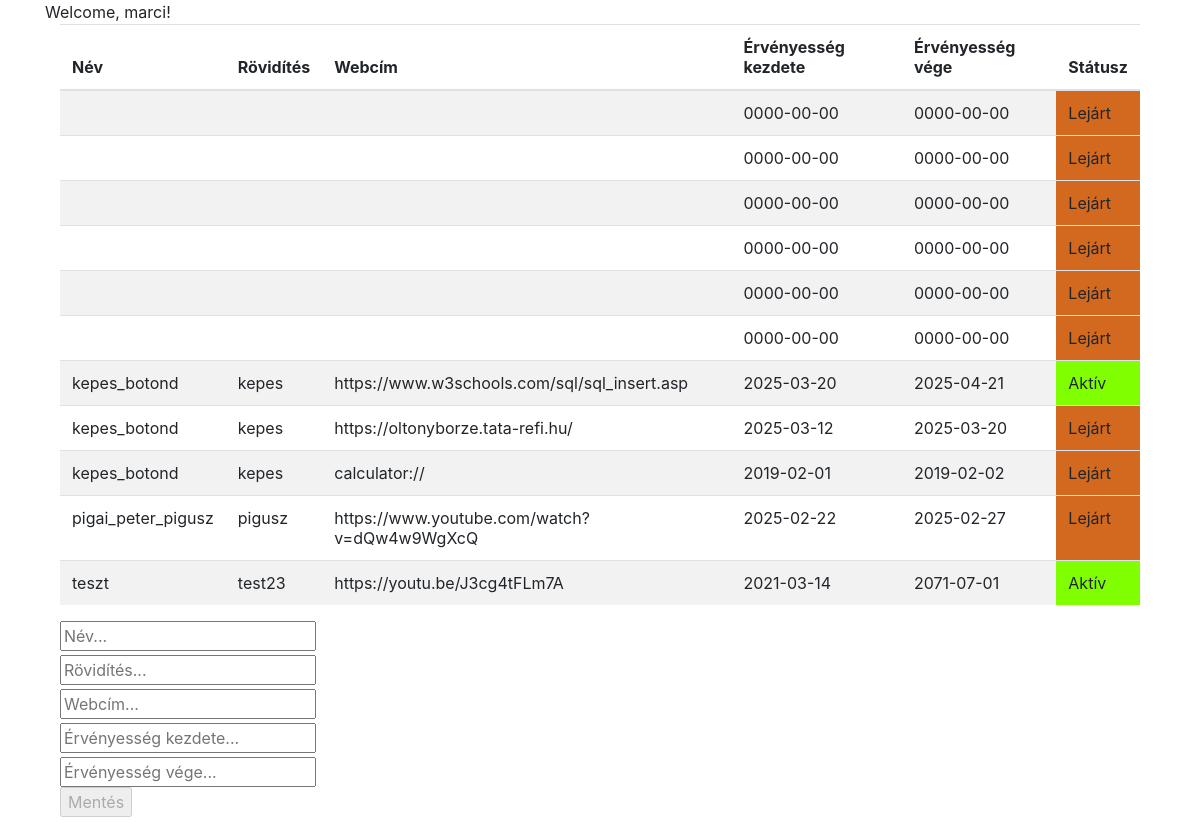
The page / (signed in) on the database its author committed.
### tables this page shows
CREATE TABLE `url` (
  `id` int(11) NOT NULL,
  `name` varchar(255) DEFAULT NULL,
  `short_name` varchar(255) DEFAULT NULL,
  `url` varchar(255) DEFAULT NULL,
  `valid_from` date DEFAULT NULL,
  `valid_to` date DEFAULT NULL
);

### index.php (the view, shortened to what this page needs)
<html lang="hu">
<head>
	<?php
	include_once("connection.php");
	?>
	<link rel="stylesheet" type="text/css" href="css/jquery.bootgrid.min.css">
	<link rel="stylesheet" type="text/css" href="css/bootstrap.min.css"/>
	<link rel="stylesheet" type="text/css" href="css/main.css">
</head>
<body>
<div class="container">
<?php
	if (isset($_SESSION['username'])) {
		echo "Welcome, " . $_SESSION['username'] . "!";
	if (isset($_GET['short_name'])) {
		echo '<div id="vers-div">';
		if ($status == "jövőbeli") {
			echo '<div class="status-msg">Sajnáljuk, ez a link még nem elérhető.<br>Kérjük, látogass vissza '.$valid_from.' után.<br><br>';
			echo 'Vigasztalásnak itt egy állatos vers:</div><br>';
			echo '<div id="poet791720" class="vers"><script language="JavaScript" type="text/JavaScript" src="https://www.poet.hu/js.php?r=791720&async=1&kategoria=%C1llatok" async></script></div>';
		} else if ($status == "lejárt") {
			echo '<div class="status-msg">Sajnáljuk, ez a link '.$valid_to.' dátummal lejárt, már nem elérhető.<br><br>';
			echo 'Vigasztalásnak itt egy természetvédelmi vers:</div><br>';
			echo '<div id="poet215972" class="vers"><script language="JavaScript" type="text/JavaScript" src="https://www.poet.hu/js.php?r=215972&async=1&kategoria=Term%E9szetv%E9delem" async></script></div>';
		} else {
			echo '<div class="status-msg">Sajnáljuk, ez a link nem működik.<br><br>';
			echo 'Vigasztalásnak itt egy humoros vers:</div><br>';
			echo '<div id="poet689335" class="vers"><script language="JavaScript" type="text/JavaScript" src="https://www.poet.hu/js.php?r=689335&async=1&kategoria=Humor" async></script></div>';
		}
		echo '<script>document.body.classList.add("hatter");</script>';
		echo '</div>';
	} else {
		$sql = "SELECT * from url order by short_name, valid_from desc";
		$res = mysqli_query($conn, $sql) or die("hiba az adatbázis elérésekor");
		$urls = mysqli_fetch_all($res, MYSQLI_ASSOC);
?>
<div id="msg" class="alert"></div>
	<div class="container">
		<div class="table-responsive">
			<table id="grid" class="table table-condensed table-hover table-striped">
				<thead>
					<tr>
						<th>Név</th>
                        <th>Rövidítés</th>
                        <th>Webcím</th>
                        <th>Érvényesség kezdete</th>
                        <th>Érvényesség vége</th>
						<th>Státusz</th>
                    </tr>
				</thead>
				<tbody id="data_table">
                    <?php foreach($urls as $u) :?>
						<tr class="edit-field" id="data-row-<?php echo $u['id'];?>" data-row-id = "<?php echo $u['id'];?>">
							<?php
                            echo '<td class="edit-data" contenteditable="true" col="name">'.$u['name'].'</td>';
                            echo '<td class="edit-data" contenteditable="true" col="short_name">'.$u['short_name'].'</td>';
                            echo '<td class="edit-data" contenteditable="true" col="url">'.$u['url'].'</td>';
                            echo '<td class="edit-data tol" contenteditable="true" col="valid_from">'.$u['valid_from'].'</td>';
                            echo '<td class="edit-data ig" contenteditable="true" col="valid_to">'.$u['valid_to'].'</td>';
							echo '<td col="status"></td>';
							?>
						</tr>
					<?php endforeach; ?>
				</tbody>
			</table>
			<form action="api/insert-link.php" method="post" id="new-record-form">
				<input type="text" id="name" placeholder="Név..." onfocusout="validate_new();" class="form-text">
				<input type="text" id="short_name" placeholder="Rövidítés..." onfocusout="validate_new();" class="form-text">
				<input type="text" id="url" placeholder="Webcím..." onfocusout="validate_new();" class="form-text">
				<input type="text" id="valid_from" placeholder="Érvényesség kezdete..." onfocusout="validate_new();" class="form-text">
				<input type="text" id="valid_to" placeholder="Érvényesség vége..." onfocusout="validate_new();" class="form-text">
				<input type="submit" value="Mentés" id="submit-new" disabled>
			</form>
		</div>
	</div>
<?php }
}
?>
</div>
</html>

### css/main.css (style rules this page uses)
#msg { position: absolute; bottom: 0; }
td.stat-lejart { background-color: chocolate; }
td.stat-aktiv { background-color: chartreuse; }

### rows shown on the page
url: valid_from "0000-00-00", valid_to "0000-00-00"
url: valid_from "0000-00-00", valid_to "0000-00-00"
url: valid_from "0000-00-00", valid_to "0000-00-00"
url: valid_from "0000-00-00", valid_to "0000-00-00"
url: valid_from "0000-00-00", valid_to "0000-00-00"
url: valid_from "0000-00-00", valid_to "0000-00-00"
url: name "kepes_botond", short_name "kepes", url "https://www.w3schools.com/sql/sql_insert.asp", valid_from "2025-03-20", valid_to "2025-04-21"
url: name "kepes_botond", short_name "kepes", url "https://oltonyborze.tata-refi.hu/", valid_from "2025-03-12", valid_to "2025-03-20"
url: name "kepes_botond", short_name "kepes", url "calculator://", valid_from "2019-02-01", valid_to "2019-02-02"
url: name "pigai_peter_pigusz", short_name "pigusz", url "https://www.youtube.com/watch?v=dQw4w9WgXcQ", valid_from "2025-02-22", valid_to "2025-02-27"
url: name "teszt", short_name "test23", url "https://youtu.be/J3cg4tFLm7A", valid_from "2021-03-14", valid_to "2071-07-01"

### other values the page prints
$_SESSION['username'] "marci"
